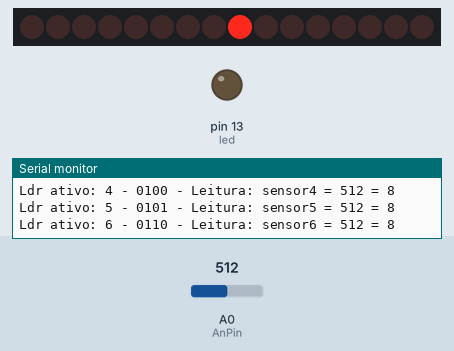
Recording of a sketch running on a simulated Arduino Uno, built with avr-gcc and run on an emulated ATmega328P. Parts: 16 shift-register outputs drawn as a row of LEDs (first output left, lit = HIGH), output pins drawn as LEDs (lit = HIGH), the last lines printed to the serial monitor. Wiring (inferred from the names in the program): 2 × shift register (74HC595): data pin 7; shift clock pin 8; latch pin 6. Wiring (inferred from the signals the program sends): row of LEDs: on Q0, Q1, Q2, Q3, Q4, Q5, Q6, Q7, Q8, Q9, Q10, Q11, Q12, Q13, Q14, Q15. Inputs (shaded band) come from the test bench; at power-on: A0 (AnPin) = 512. Pins used as bus, display or sensor lines are not drawn.

Above: at 1.2 s.
1.3 s: A0 (AnPin) set to 624
At 2.2 s:
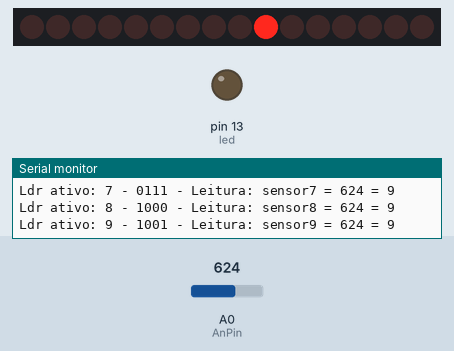
4.3 s: A0 (AnPin) set to 651
At 5.7 s:
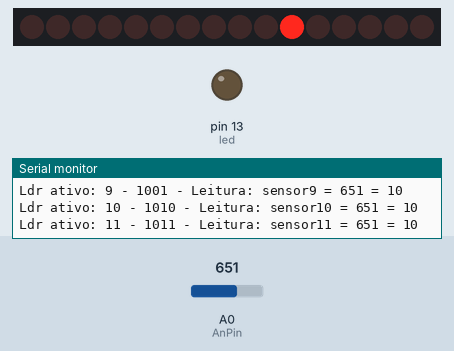
7.3 s: A0 (AnPin) set to 511
At 8.2 s:
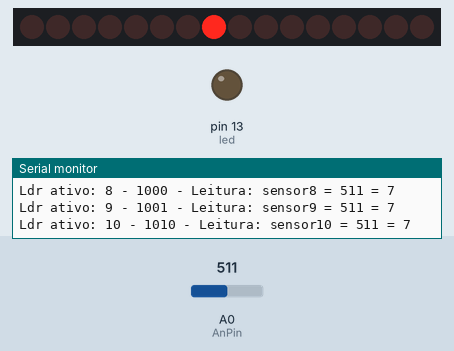
10.3 s: A0 (AnPin) set to 107
At 11.6 s:
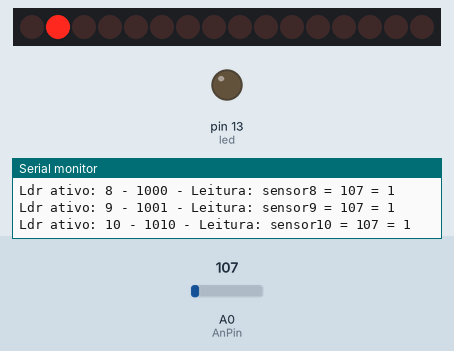
13.3 s: A0 (AnPin) set to 90
16.3 s: A0 (AnPin) set to 306
At 17.4 s:
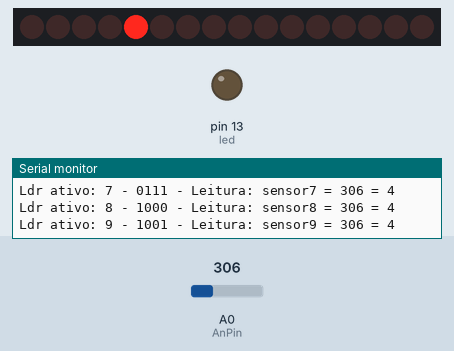
Timing chart, 0 to 19.3 s (numbered marks = the images above; inputs shaded):
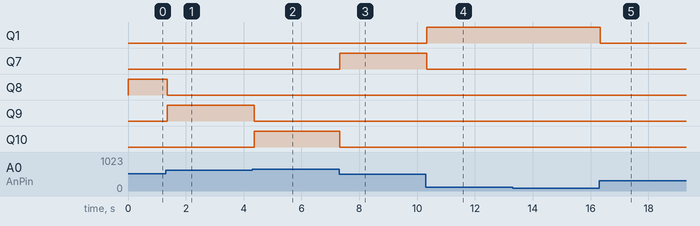

Measured:
- the behaviour switches between 639 and 640 on A0 (AnPin) (found by bisection; images 1 and 2)
- after the input at 1.3 s, Q8: HIGH → LOW after 0.05 s; Q9: LOW → HIGH after 0.05 s
- after the input at 4.3 s, Q9: HIGH → LOW after 0.07 s; Q10: LOW → HIGH after 0.07 s
- after the input at 7.3 s, Q7: LOW → HIGH at once; Q10: HIGH → LOW at once
- after the input at 10.3 s, Q1: LOW → HIGH at once; Q7: HIGH → LOW at once
- after the input at 16.3 s, Q1: HIGH → LOW at once

The sketch:

_CONJUNTO_MUX_SHIFT_R_04.ino
```cpp
/*
Desenvolvido por Alexandre Aravecchia
aravecchia@gmail.com
www.aravecchia.weebly.com
*/

#include <Arduino.h>

/* Nao se esqueca de corrigir o codigo: do jeito que esta, o 595 vai mudar o estado de
 todos os relays a cada LDR que o 4067 ler. Ou seja, a cada LDE ele liga a quantidade de relays
 correspondente aquela iluminacao.
 Tem que criar uma regra para que cada LDR mude o estado de cada rele especifico, quando
 a luminosidade atingir um limite pre-determinado.
 Quando terminar, diminua o delay pra 1 ms.
 Que a Forća esteja com voce.
 */
int led = 13;
int LATCH = 6;
int DATA = 7;
int CLOCK = 8;

int s0 = 5;
int s1 = 6;
int s2 = 7;
int s3 = 8;

int AnPin = A0;

int sensor;

int t=1;

int matriz[16][4] = {
  {
    0,0,0,0                                      }
  ,
  {
    0,0,0,1                                      }
  ,
  {
    0,0,1,0                                      }
  ,
  {
    0,0,1,1                                      }
  ,
  {
    0,1,0,0                                      }
  ,
  {
    0,1,0,1                                      }
  ,
  {
    0,1,1,0                                      }
  ,
  {
    0,1,1,1                                      }
  ,
  {
    1,0,0,0                                      }
  ,
  {
    1,0,0,1                                      }
  ,
  {
    1,0,1,0                                      }
  ,
  {
    1,0,1,1                                      }
  ,
  {
    1,1,0,0                                      }
  ,
  {
    1,1,0,1                                      }
  ,
  {
    1,1,1,0                                      }
  ,
  {
    1,1,1,1                                      }
  ,
};

void setup()
{
  Serial.begin(9600);
  pinMode(led, OUTPUT);
  pinMode(LATCH, OUTPUT);
  pinMode(CLOCK, OUTPUT);
  pinMode(DATA, OUTPUT);

  pinMode(AnPin, INPUT);


  pinMode(s0, OUTPUT);
  pinMode(s1, OUTPUT);
  pinMode(s2, OUTPUT);
  pinMode(s3, OUTPUT);

  digitalWrite(s0, LOW);
  digitalWrite(s1, LOW);
  digitalWrite(s2, LOW);
  digitalWrite(s3, LOW);
}

void loop()
{
  digitalWrite(led, HIGH);   // turn the LED on (HIGH is the voltage level)
  delay(t);               // wait for a second
  digitalWrite(led, LOW);    // turn the LED off by making the voltage LOW
  delay(t);
  int x = 1;

  for(int i = 0; i<16; i++)
  {
    seletor(matriz[i]);
    leitura(i);

    //----->>>>>>leitura do sensor aqui
    sensor = map(analogRead(AnPin), 0, 1023, 0,16);

    compara;

    digitalWrite(LATCH, LOW);
    if (sensor==0)
    {
      // Envia 2 Bytes para o DATA, um para cada HC-595, desligando todos os LEDs.
      shiftOut(DATA, CLOCK, MSBFIRST, 0);
      shiftOut(DATA, CLOCK, MSBFIRST, 0);
    }

    else if (sensor!=0 && sensor<8)
    {
      // Como estamos usando MSBFIRST, mandamos o primeiro Byte para o ultimo CI:
      shiftOut(DATA, CLOCK, MSBFIRST, 0);
      shiftOut(DATA, CLOCK, MSBFIRST, (x<<sensor));
    }
    else
    {
      shiftOut(DATA, CLOCK, MSBFIRST, (x<<(sensor-8)));
      //00000001<<1=00000010
      // E o ultimo Byte para o mestre:
      shiftOut(DATA, CLOCK, MSBFIRST, (x<<sensor));
    }

    // Escreve na serial o resultado e confere o codigo:
    Serial.print("sensor");
    Serial.print(i);
    Serial.print(" = ");
    Serial.print(analogRead(AnPin));
    Serial.print(" = ");
    Serial.println(sensor);
    // Levanta o muro LATCH, fecha a transmissao (represam os bits)
    digitalWrite(LATCH, HIGH);
    delay(t);

  }
}

void seletor( int m[] )
{
  digitalWrite(s0, m[0]);
  digitalWrite(s1, m[1]);
  digitalWrite(s2, m[2]);
  digitalWrite(s3, m[3]);
}

void leitura(int pino)
{
  Serial.print("Ldr ativo: ");
  Serial.print(pino);
  Serial.print(" - ");
  Serial.print(matriz[pino][0]);
  Serial.print(matriz[pino][1]);
  Serial.print(matriz[pino][2]);
  Serial.print(matriz[pino][3]);
  Serial.print(" - Leitura: ");
}

void compara()
{

}
```
